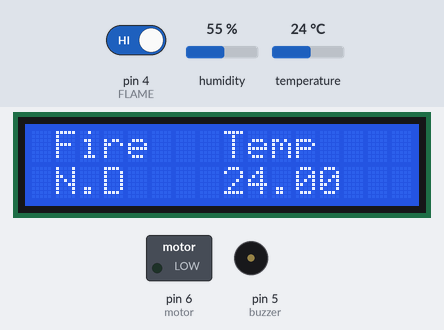
Recording of a sketch running on a simulated Arduino Uno, built with avr-gcc and run on an emulated ATmega328P. Shown: 16×2 character LCD, switched loads named in the sketch (green lamp = pin HIGH), buzzer (waves = sounding, pin HIGH). Inputs (shaded band) come from the test bench; at power-on: temperature 24 °C, pin 4 (FLAME) HIGH, humidity 55 %. The modem accepts every AT command (registered, SIM ready, sends succeed) and sends nothing else; what the sketch prints to the serial monitor is not drawn.

Above: at 3.8 s.
3.9 s: temperature set to 37 °C
At 6.3 s:
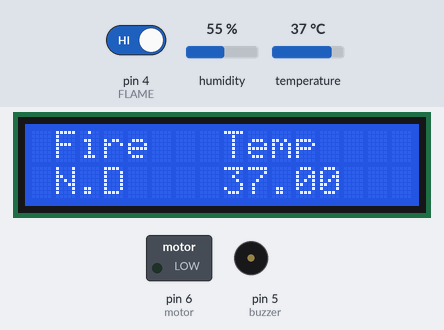
6.8 s: temperature set to 40 °C
At 9.2 s:
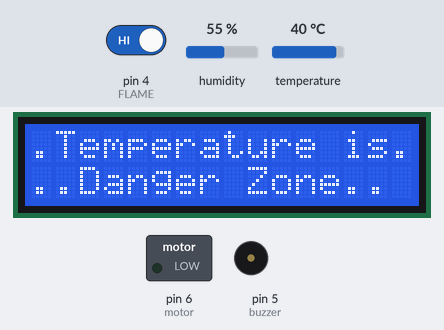
14.1 s: pin 4 (FLAME) driven LOW
At 18.3 s:
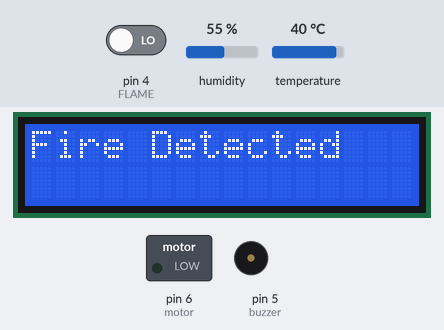
Timing chart, 0 to 28.3 s (numbered marks = the images above; inputs shaded):
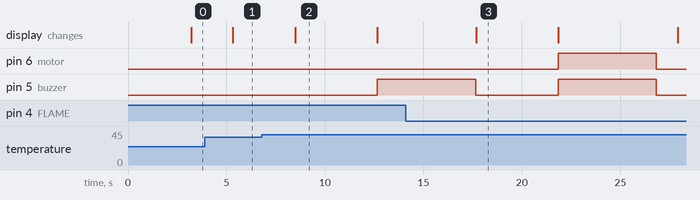

Measured:
- the behaviour switches between 38 and 39 °C on temperature (found by bisection; images 1 and 2)
- after the input at 3.9 s, the display: changes after 1.4 s (image 1)
- after the input at 6.8 s, pin 5 (buzzer): LOW → HIGH after 5.9 s; the display: changes after 1.7 s (image 2)
- after the input at 14.1 s, pin 6 (motor): LOW → HIGH after 7.7 s, → LOW 5.0 s later; the display: changes after 3.6 s (image 3)
- what the display in image 2 shows lasts 4.2 s, from 8.5 s to 12.7 s

The sketch:

ZSP159_GSM_Based_Solar_Power_Forest_Fire_Detection___Control.ino
```cpp
#include <dht.h>
#include <Wire.h>
#include <LiquidCrystal_I2C.h>
LiquidCrystal_I2C lcd(0x27 , 16,2);
//LiquidCrystal_I2C lcd(0x3F , 2, 1, 0, 4, 5, 6, 7, 3, POSITIVE);
#include <SoftwareSerial.h>
SoftwareSerial mySerial (2,3);
char msg;
char call;
String message;

int FLAME =4;
int buzzer = 5;
int motor = 6;

dht DHT;
#define DHT11_PIN A0
int chk = 0;
int fire= 0;
int smoke1=0;
long duration;

int distance;
void setup() {
  pinMode(buzzer, OUTPUT);
    pinMode(motor, OUTPUT);

 pinMode(FLAME, INPUT);
Serial.begin(9600);
 mySerial.begin(9600);   // Setting the baud rate of GSM Module
lcd.init();
lcd.backlight();
 lcd.begin(16,2);
  lcd.clear();

   mySerial.println("AT+CNMI=\"+88019********\"\r"); // Replace x with mobile number
     delay(1000);
  mySerial.println("AT+CNMI=2,2,0,0,0"); // AT Command to receive a live SMS
  delay(1000);

}
void loop() {
int chk = DHT.read11(DHT11_PIN);
 Serial.println(DHT.temperature); // AT Command to receive a live SMS

delay(1000);

   lcd.clear();

lcd.setCursor(8,0);
lcd.print("Temp");
lcd.setCursor(8,1);
lcd.print(DHT.temperature);
lcd.setCursor(1,0);
lcd.print("Fire");
lcd.setCursor(1,1);
lcd.print("N.D" );
if( DHT.temperature > 38)
  {
          lcd.clear();
lcd.setCursor(0,0);
    lcd.print(".Temperature is.");
    lcd.setCursor(0,1);
    lcd.print("..Danger Zone..");
      SendMessage("Temperature is Danger Zone");

    digitalWrite(buzzer,HIGH);// set the buzzer ON
       delay(5000);
       digitalWrite(buzzer,LOW);// set the buzzer ON

  }
    if( DHT.temperature < 38)
  {
    digitalWrite(buzzer,LOW); // Set the buzzer OFF
  }

      int fire = digitalRead(FLAME);// read FLAME sensor

  if( fire ==LOW)
  {
          lcd.clear();
lcd.setCursor(0,0);
    lcd.print("Fire Detected");
      SendMessage("Fire Detected");
    digitalWrite(motor,HIGH);// set the buzzer ON
    digitalWrite(buzzer,HIGH);// set the buzzer ON
       delay(5000);
       digitalWrite(buzzer,LOW);// set the buzzer ON
       digitalWrite(motor,LOW);// set the buzzer ON

  }
    if( fire ==HIGH)
  {
           digitalWrite(motor,LOW);// set the buzzer O
    digitalWrite(buzzer,LOW); // Set the buzzer OFF
    Serial.println("Peace");
  }


  if (Serial.available()>0)
   switch(Serial.read())
  {

  }

}


void SendMessage(String thisIsAString )
{
  mySerial.println("AT+CMGF=1");    //Sets the GSM Module in Text Mode
  delay(1000);  // Delay of 1000 milli seconds or 1 second
  mySerial.println("AT+CMGS=\"+88019*********\"\r"); // Replace x with mobile number
  delay(2000);
  mySerial.println(thisIsAString);// The SMS text you want to send
  delay(100);
  mySerial.println((char)26);// ASCII code of CTRL+Z
  delay(1000);
  lcd.clear();


}
```
